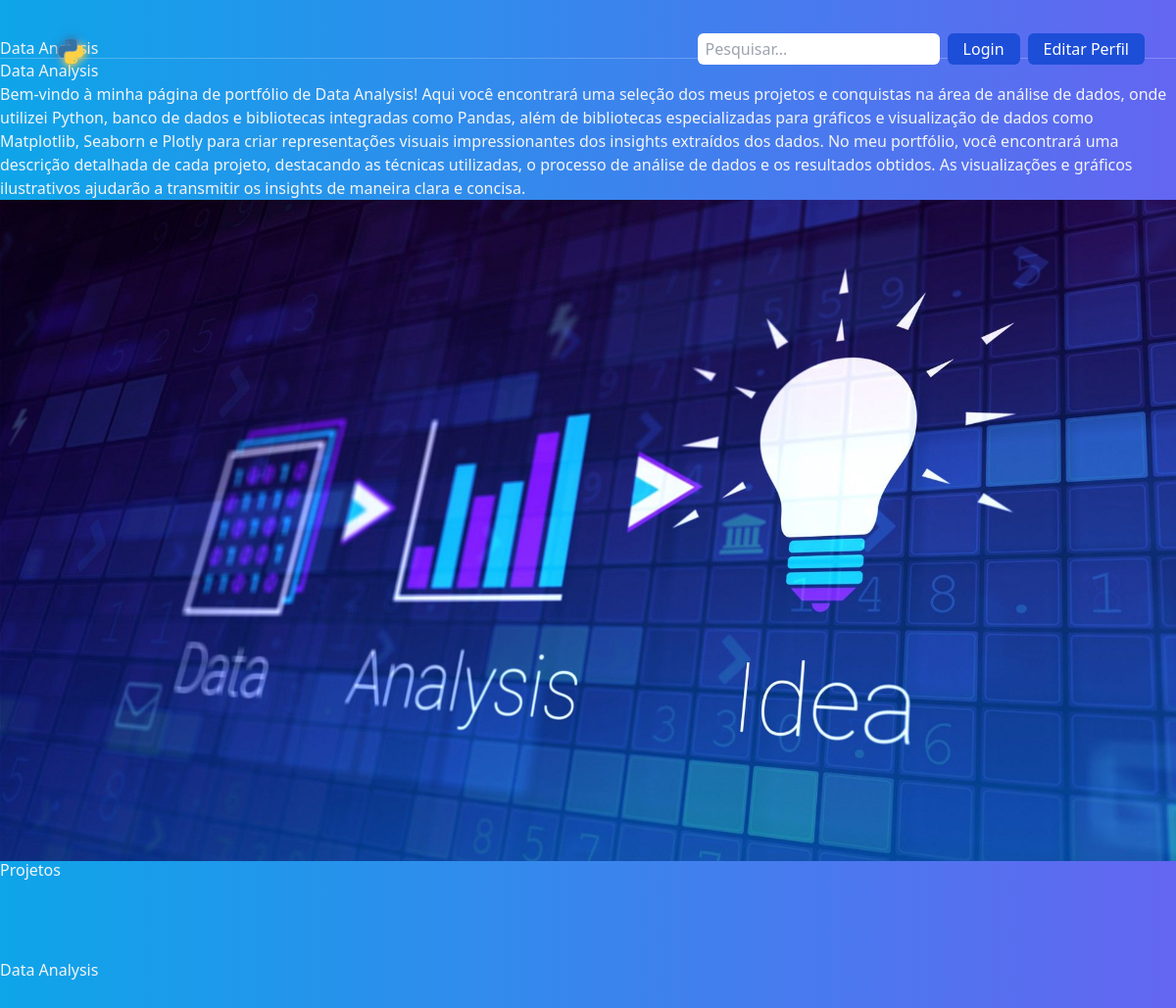
Page /projetos/1 on the earlier database version.
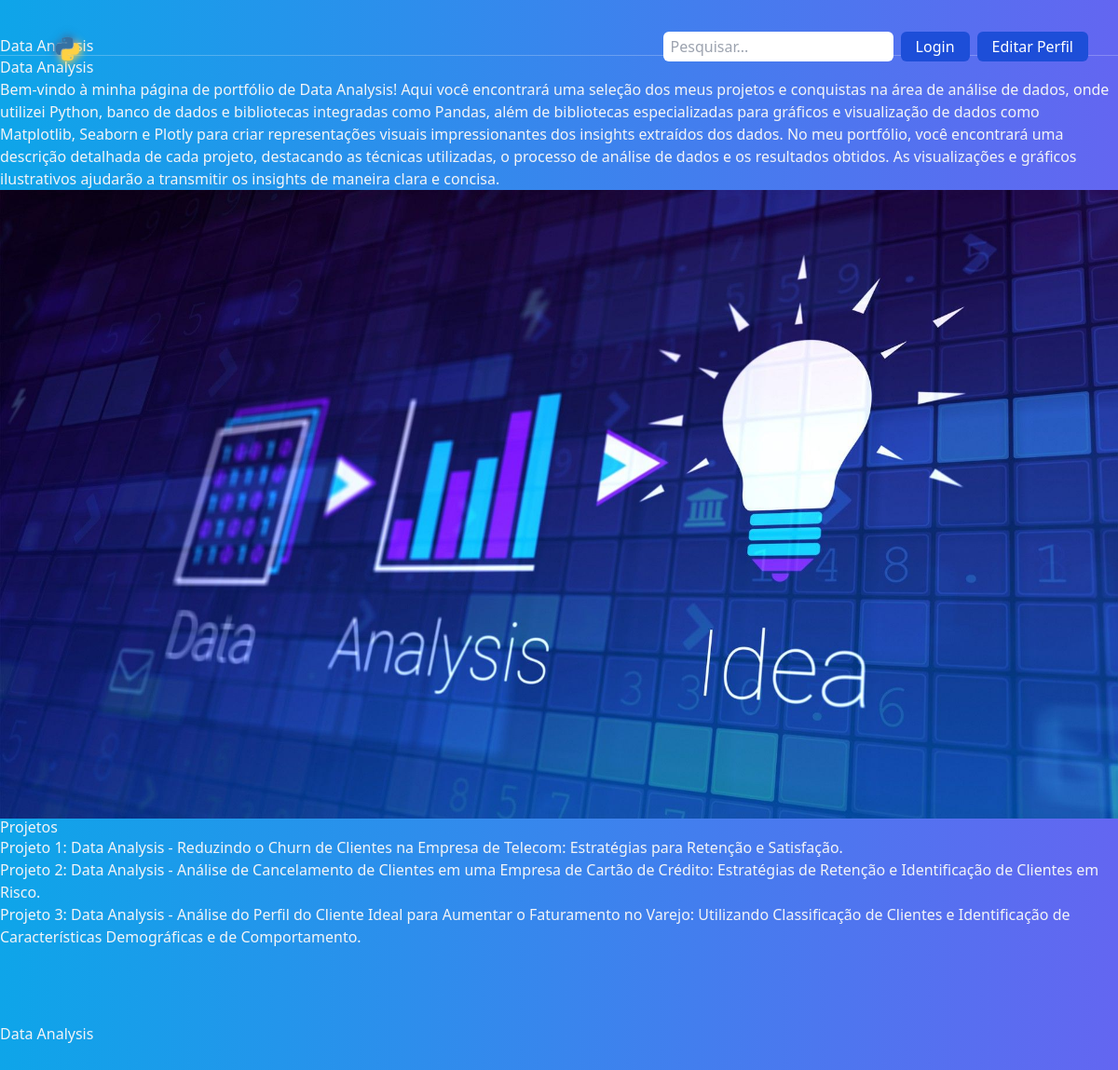
Same page on the later database version.
### projetos/models.py (models this page shows)
class Profile(models.Model):
    titulo = models.CharField(max_length=300)
    thumb = models.ImageField(upload_to='thumb_projetos')
    descricao = models.TextField()
    categoria = models.CharField(max_length=20, choices=LISTA_CATEGORIAS)
    visualizações = models.IntegerField(default=0)
    data_criacao = models.DateTimeField(default=timezone.now)
    def __str__(self):
        return self.titulo

class Project(models.Model):
    projetos = models.ForeignKey("Profile", related_name="projetos", on_delete=models.CASCADE)
    titulo = models.CharField(max_length=300)
    link = models.URLField()
    def __str__(self):
        return self.projetos.titulo + " - " + self.titulo

### projetos/views.py (the view)
# urls.py: path('projetos/<int:pk>', Detailprojects.as_view(), name='detailprojects'),
class Detailprojects(DetailView):
    template_name = "detailprojects.html"
    model = Profile
    def get_context_data(self, **kwargs):
        context = super(Detailprojects, self).get_context_data(**kwargs)
        other_projects = Profile.objects.filter(categoria=self.get_object().categoria)
        context["other_projects"] = other_projects
        return context

### projetos/templates/detailprojects.html (shortened to what this page needs)
{% extends 'base.html' %}
{% block content %}
<div class ="py-10">
    <h1>{{ object.titulo }}</h1>
    <hr>
    <p>{{ object }}</p>
    <p>{{ object.descricao }}</p>
    <img src="{{ object.thumb.url }}">
    <h2>Projetos</h2>
    {% for projetos in object.projetos.all %}
    <a href="{{ projetos.link }}">
        <p>Projeto {{ forloop.counter }}: {{ projetos }}</p>
    </a>
    {% endfor %}
</div>
<div class ="py-10">
    {% for projetos in other_projects %}
    <p>
        <a href="{% url 'projects:detailprojects' projetos.pk %}">
            {{ projetos.titulo }}
        </a>
    </p>
    {% endfor %}
</div>
{% endblock %}

### templates/base.html (shortened to what this page needs)
<!DOCTYPE html>
<html lang="pt-br">
<head>
    {% load static %}
    <link rel="stylesheet" type="text/css" href="{% static 'css/homepage.css' %}">
    <link href="https://cdn.jsdelivr.net/npm/bootstrap@5.1.3/dist/css/bootstrap.min.css" rel="stylesheet">
    <script src="https://cdn.tailwindcss.com"></script>
</head>
<body class="h-14 bg-gradient-to-r from-sky-500 to-indigo-500 text-gray-100 font-primary">
    {% include 'navbar.html' %}
    {% block content %}
    {% endblock %}
</body>
</html>

### templates/navbar.html
{% load static %}
<header>
<nav class="w-full flex justify-between items-center py-3 px-4 fixed z-50">
    <div class="w-3/12">
        <a href="/">
            <img class="w-4/12" src="{% static 'img/logo.png' %}" alt="My logo">
        </a>
    </div>
    <div class="w-6/12 flex flex-nowrap justify-end">
        <div class="mr-2">
            <form>
                <input type="text" class="py-1 px-2 rounded-md text-black" placeholder="Pesquisar...">
            </form>
        </div>
        <div class="mr-2">
            <a href="#">
                <button class="bg-blue-700 text-white py-1 px-3 rounded-md">
                    Login
                </button>
            </a>
        </div>
        <div class="mr-2">
            <a href="#">
                <button class="bg-blue-700 text-white py-1 px-3 rounded-md">
                    Editar Perfil
                </button>
            </a>
        </div>
    </div>
</nav>
</header>

Differences in the rows shown:
added Project: projetos+titulo "Data Analysis - Reduzindo o Churn de Clientes na Empresa de Telecom: Estratégias para Retenção e Satisfação."
added Project: projetos+titulo "Data Analysis - Análise de Cancelamento de Clientes em uma Empresa de Cartão de Crédito: Estratégias de Retenção e Identificação de Clientes em Risco."
added Project: projetos+titulo "Data Analysis - Análise do Perfil do Cliente Ideal para Aumentar o Faturamento no Varejo: Utilizando Classificação de Clientes e Identificação de Características Demográficas e de Comportamento."
